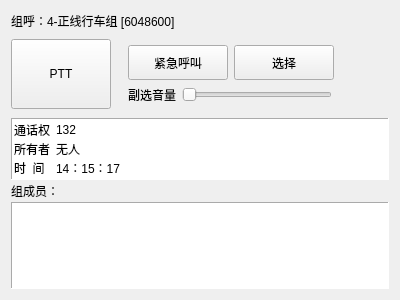
<?xml version="1.0" encoding="UTF-8"?>
<ui version="4.0">
 <class>CCallWidget</class>
 <widget class="QFrame" name="CCallWidget">
  <property name="geometry">
   <rect>
    <x>0</x>
    <y>0</y>
    <width>400</width>
    <height>300</height>
   </rect>
  </property>
  <property name="windowTitle">
   <string>CCallWidget</string>
  </property>
  <layout class="QVBoxLayout" name="verticalLayout_2">
   <property name="spacing">
    <number>3</number>
   </property>
   <item>
    <widget class="QWidget" name="widget" native="true">
     <layout class="QHBoxLayout" name="horizontalLayout">
      <property name="spacing">
       <number>0</number>
      </property>
      <property name="leftMargin">
       <number>0</number>
      </property>
      <property name="topMargin">
       <number>0</number>
      </property>
      <property name="rightMargin">
       <number>0</number>
      </property>
      <property name="bottomMargin">
       <number>0</number>
      </property>
      <item>
       <widget class="QLabel" name="label">
        <property name="sizePolicy">
         <sizepolicy hsizetype="Fixed" vsizetype="Preferred">
          <horstretch>0</horstretch>
          <verstretch>0</verstretch>
         </sizepolicy>
        </property>
        <property name="text">
         <string>组呼：</string>
        </property>
       </widget>
      </item>
      <item>
       <widget class="QLabel" name="label_2">
        <property name="sizePolicy">
         <sizepolicy hsizetype="Fixed" vsizetype="Preferred">
          <horstretch>0</horstretch>
          <verstretch>0</verstretch>
         </sizepolicy>
        </property>
        <property name="text">
         <string>4-正线行车组 [6048600]</string>
        </property>
       </widget>
      </item>
      <item>
       <spacer name="horizontalSpacer">
        <property name="orientation">
         <enum>Qt::Horizontal</enum>
        </property>
        <property name="sizeHint" stdset="0">
         <size>
          <width>40</width>
          <height>20</height>
         </size>
        </property>
       </spacer>
      </item>
     </layout>
    </widget>
   </item>
   <item>
    <widget class="QWidget" name="widget_2" native="true">
     <layout class="QHBoxLayout" name="horizontalLayout_4">
      <property name="leftMargin">
       <number>0</number>
      </property>
      <property name="topMargin">
       <number>0</number>
      </property>
      <property name="rightMargin">
       <number>0</number>
      </property>
      <property name="bottomMargin">
       <number>0</number>
      </property>
      <item>
       <widget class="QToolButton" name="Btn_Voice">
        <property name="minimumSize">
         <size>
          <width>100</width>
          <height>70</height>
         </size>
        </property>
        <property name="text">
         <string>PTT</string>
        </property>
       </widget>
      </item>
      <item>
       <widget class="QWidget" name="widget_3" native="true">
        <layout class="QGridLayout" name="gridLayout">
         <item row="1" column="0">
          <widget class="QLabel" name="label_3">
           <property name="text">
            <string>副选音量</string>
           </property>
          </widget>
         </item>
         <item row="0" column="0" colspan="2">
          <widget class="QToolButton" name="toolButton_2">
           <property name="minimumSize">
            <size>
             <width>100</width>
             <height>35</height>
            </size>
           </property>
           <property name="text">
            <string>紧急呼叫</string>
           </property>
          </widget>
         </item>
         <item row="0" column="2">
          <widget class="QToolButton" name="toolButton_3">
           <property name="minimumSize">
            <size>
             <width>100</width>
             <height>35</height>
            </size>
           </property>
           <property name="text">
            <string>选择</string>
           </property>
          </widget>
         </item>
         <item row="1" column="1" colspan="2">
          <widget class="QSlider" name="horizontalSlider">
           <property name="sizePolicy">
            <sizepolicy hsizetype="Fixed" vsizetype="Fixed">
             <horstretch>0</horstretch>
             <verstretch>0</verstretch>
            </sizepolicy>
           </property>
           <property name="minimumSize">
            <size>
             <width>150</width>
             <height>0</height>
            </size>
           </property>
           <property name="orientation">
            <enum>Qt::Horizontal</enum>
           </property>
          </widget>
         </item>
        </layout>
       </widget>
      </item>
      <item>
       <spacer name="horizontalSpacer_4">
        <property name="orientation">
         <enum>Qt::Horizontal</enum>
        </property>
        <property name="sizeHint" stdset="0">
         <size>
          <width>40</width>
          <height>20</height>
         </size>
        </property>
       </spacer>
      </item>
      <item>
       <spacer name="horizontalSpacer_2">
        <property name="orientation">
         <enum>Qt::Horizontal</enum>
        </property>
        <property name="sizeHint" stdset="0">
         <size>
          <width>40</width>
          <height>20</height>
         </size>
        </property>
       </spacer>
      </item>
      <item>
       <spacer name="horizontalSpacer_3">
        <property name="orientation">
         <enum>Qt::Horizontal</enum>
        </property>
        <property name="sizeHint" stdset="0">
         <size>
          <width>40</width>
          <height>20</height>
         </size>
        </property>
       </spacer>
      </item>
     </layout>
    </widget>
   </item>
   <item>
    <widget class="QWidget" name="widget_4" native="true">
     <property name="sizePolicy">
      <sizepolicy hsizetype="Preferred" vsizetype="Expanding">
       <horstretch>0</horstretch>
       <verstretch>0</verstretch>
      </sizepolicy>
     </property>
     <layout class="QVBoxLayout" name="verticalLayout" stretch="4,0,0">
      <property name="spacing">
       <number>2</number>
      </property>
      <property name="leftMargin">
       <number>0</number>
      </property>
      <property name="topMargin">
       <number>0</number>
      </property>
      <property name="rightMargin">
       <number>0</number>
      </property>
      <property name="bottomMargin">
       <number>0</number>
      </property>
      <item>
       <widget class="QFrame" name="frame_Info">
        <property name="sizePolicy">
         <sizepolicy hsizetype="Preferred" vsizetype="Fixed">
          <horstretch>0</horstretch>
          <verstretch>0</verstretch>
         </sizepolicy>
        </property>
        <property name="styleSheet">
         <string notr="true">background-color: rgb(255, 255, 255);</string>
        </property>
        <property name="frameShape">
         <enum>QFrame::Panel</enum>
        </property>
        <property name="frameShadow">
         <enum>QFrame::Sunken</enum>
        </property>
        <layout class="QGridLayout" name="gridLayout_2">
         <property name="leftMargin">
          <number>2</number>
         </property>
         <property name="topMargin">
          <number>2</number>
         </property>
         <property name="rightMargin">
          <number>2</number>
         </property>
         <property name="bottomMargin">
          <number>2</number>
         </property>
         <property name="horizontalSpacing">
          <number>6</number>
         </property>
         <property name="verticalSpacing">
          <number>0</number>
         </property>
         <item row="0" column="1">
          <widget class="QLabel" name="label_8">
           <property name="text">
            <string>132</string>
           </property>
          </widget>
         </item>
         <item row="2" column="1">
          <widget class="QLabel" name="label_10">
           <property name="text">
            <string>14：15：17</string>
           </property>
          </widget>
         </item>
         <item row="1" column="1">
          <widget class="QLabel" name="label_9">
           <property name="text">
            <string>无人</string>
           </property>
          </widget>
         </item>
         <item row="1" column="0">
          <widget class="QLabel" name="label_6">
           <property name="text">
            <string>所有者</string>
           </property>
          </widget>
         </item>
         <item row="0" column="0">
          <widget class="QLabel" name="label_5">
           <property name="text">
            <string>通话权</string>
           </property>
          </widget>
         </item>
         <item row="1" column="2">
          <spacer name="horizontalSpacer_5">
           <property name="orientation">
            <enum>Qt::Horizontal</enum>
           </property>
           <property name="sizeHint" stdset="0">
            <size>
             <width>40</width>
             <height>20</height>
            </size>
           </property>
          </spacer>
         </item>
         <item row="2" column="0">
          <widget class="QLabel" name="label_7">
           <property name="text">
            <string>时  间</string>
           </property>
          </widget>
         </item>
        </layout>
       </widget>
      </item>
      <item>
       <widget class="QLabel" name="label_4">
        <property name="sizePolicy">
         <sizepolicy hsizetype="Fixed" vsizetype="Fixed">
          <horstretch>0</horstretch>
          <verstretch>0</verstretch>
         </sizepolicy>
        </property>
        <property name="font">
         <font>
          <pointsize>9</pointsize>
         </font>
        </property>
        <property name="text">
         <string>组成员：</string>
        </property>
       </widget>
      </item>
      <item>
       <widget class="QFrame" name="frame">
        <property name="sizePolicy">
         <sizepolicy hsizetype="Preferred" vsizetype="Expanding">
          <horstretch>0</horstretch>
          <verstretch>0</verstretch>
         </sizepolicy>
        </property>
        <property name="styleSheet">
         <string notr="true">background-color: rgb(255, 255, 255);</string>
        </property>
        <property name="frameShape">
         <enum>QFrame::Panel</enum>
        </property>
        <property name="frameShadow">
         <enum>QFrame::Sunken</enum>
        </property>
       </widget>
      </item>
     </layout>
    </widget>
   </item>
  </layout>
 </widget>
 <layoutdefault spacing="6" margin="11"/>
 <resources/>
 <connections/>
</ui>
